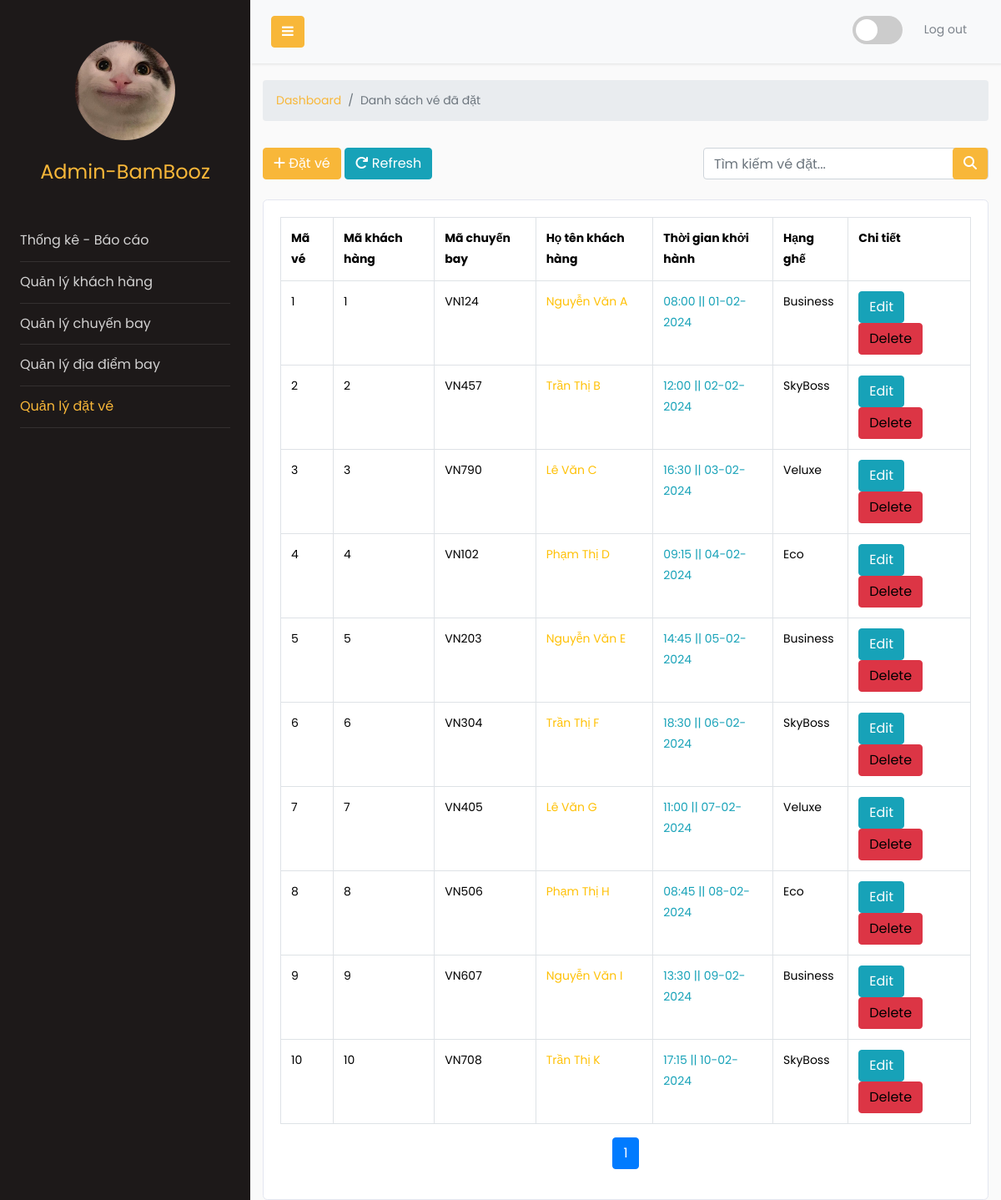
Screenshot of /html/service/search_booking.php with the database file from the repository.
### tables this page shows
CREATE TABLE Booking
(
    id          INTEGER PRIMARY KEY AUTO_INCREMENT,
    customer_id INT,
    flight_id   nvarchar(7),
    bookingDate DATETIME,
    seatNumber  VARCHAR(10),
    roundTrip   BOOLEAN,
    seatClassId INT,
    FOREIGN KEY (seatClassId) REFERENCES seatClass (id),
    FOREIGN KEY (customer_id) REFERENCES Customer (id),
    FOREIGN KEY (flight_id) REFERENCES Flight (id)
);

CREATE TABLE Customer
(
    id          INTEGER PRIMARY KEY AUTO_INCREMENT,
    fullName    VARCHAR(255),
    address     VARCHAR(255),
    phone       VARCHAR(20),
    CMND        VARCHAR(200),
    visaCreated BOOLEAN,
    username    VARCHAR(255) UNIQUE,
    password    VARCHAR(255),
    birth_date  DATE,
    email       VARCHAR(255)
);

CREATE TABLE Flight
(
    id                 nvarchar(7) PRIMARY KEY,
    arrivalAddressID   INT,
    departureAddressID INT,
    flightTime         VARCHAR(255),
    departureTime      DATETIME,
    arrivalTime        DATETIME,
    availableSeats     INT,
    totalSeats         INT,
    FOREIGN KEY (arrivalAddressID) REFERENCES Address (id),
    FOREIGN KEY (departureAddressID) REFERENCES Address (id)
);

CREATE TABLE seatClass
(
    id            INTEGER PRIMARY KEY AUTO_INCREMENT,
    seat_clazz    VARCHAR(200),
    amount        FLOAT,
    seat_class_id INT,
    FOREIGN KEY (seat_class_id) REFERENCES seatClass (id)
);

### html/service/search_booking.php (called while the page is built, shortened)
<?php
include_once("../../model/entity/Booking.php");
$database = new Database();
$db = $database->Connect();
$booking = new Booking($db);
$search_name = isset($_GET['search_name']) ? $_GET['search_name'] : '';
$stmt = $booking->searchByName($search_name);
$total_rows = $booking->countAll_BySearchName($search_name);
include_once "../admin/read_booking.php";
?>

### model/entity/Booking.php (called while the page is built, shortened)
<?php
class Booking
{
    public function searchByName($search_name) {
        $conn = Database::Connect();
        $query = "SELECT Booking.id AS bookingId,
                    Booking.flight_id AS flightId,
                    Booking.customer_id AS customerId,
                    Flight.departureTime AS flightDepartureTime,
                    Customer.fullName AS customerFullName,
                    SeatClass.seat_clazz AS seatClass
                FROM
                    Booking
                INNER JOIN
                    Flight ON Booking.flight_id = Flight.id
                INNER JOIN
                    Customer ON Booking.customer_id = Customer.id
                INNER JOIN
                    SeatClass ON Booking.seatClassId = SeatClass.id
                WHERE
                    Customer.fullName LIKE :search_name
                ORDER BY
                    Booking.id ASC";
        $stmt = $conn->prepare($query);
        $search_name = "%$search_name%";
        $stmt->bindParam(':search_name', $search_name, PDO::PARAM_STR);
        $stmt->execute();
        return $stmt;
    }
    public function countAll_BySearchName($search_name) {
        $conn = Database::Connect();
        $query = "SELECT
                    COUNT(*) as total_rows
                FROM
                    Booking
                INNER JOIN
                    Customer ON Booking.customer_id = Customer.id
                WHERE
                    Customer.fullName LIKE :search_name";
        $stmt = $conn->prepare($query);
        $search_name = "%$search_name%";
        $stmt->bindParam(':search_name', $search_name, PDO::PARAM_STR);
        $stmt->execute();
        $row = $stmt->fetch(PDO::FETCH_ASSOC);
        return $row['total_rows'];
    }
}
?>

### html/admin/read_booking.php (the view, shortened to what this page needs)
<!DOCTYPE html>
<html lang="en"  xmlns:th="https://www.thymeleaf.org">
<head>
    <link href="../../assets/vendor/bootstrap/css/bootstrap.min.css" rel="stylesheet">
    <link href="../../assets/vendor/bootstrap-icons/bootstrap-icons.css" rel="stylesheet">
    <link href="../../assets/vendor/boxicons/css/boxicons.min.css" rel="stylesheet">
    <link href="../../assets/vendor/glightbox/css/glightbox.min.css" rel="stylesheet">
    <link href="../../assets/vendor/remixicon/remixicon.css" rel="stylesheet">
    <link href="../../assets/vendor/swiper/swiper-bundle.min.css" rel="stylesheet">
    <link rel="stylesheet" href="https://cdnjs.cloudflare.com/ajax/libs/font-awesome/6.4.2/css/all.min.css" />
        <link rel="stylesheet" href="https://stackpath.bootstrapcdn.com/font-awesome/4.7.0/css/font-awesome.min.css">
        <link href="../../assets/css/adminStyle.css" rel="stylesheet">
        <link rel="stylesheet" href="https://cdnjs.cloudflare.com/ajax/libs/toastr.js/latest/css/toastr.min.css">
</head>
<body>
    <div id="container">
        <div class="wrapper d-flex align-items-stretch">
        <nav id="sidebar">
            <div class="p-4 pt-5">
            <a href="#" class="img logo rounded-circle" style="background-image: url(../../assets//img/beluga.jpg);"></a>
            <h4 class="logo-name"><a href="#">Admin-BamBooz</a></h4>
                <ul class="list-unstyled components mb-5">
                    <li>
                        <a href="./index.php">Thống kê - Báo cáo</a>
                    </li>
                    <li >
                        <a href="./customer.php">Quản lý khách hàng</a>
                    </li>
                    <li >
                        <a href="./flight.php">Quản lý chuyến bay</a>
                    </li>
                    <li>
                        <a href="./address.php">Quản lý địa điểm bay</a>
                    </li>
                    <li class="active">
                        <a href="./booking.php">Quản lý đặt vé</a>
                    </li>
                </ul>
            </div>
        </nav>
            <div id="content">
                <nav class="content-navbar navbar navbar-expand-lg navbar-light bg-light">
                    <div class="container-fluid">
                        <button type="button" id="sidebarCollapse" class="btn btn-primary">
                        <i class="fa fa-bars"></i>
                        </button>
                        <div class="" id="navbarSupportedContent">
                        <ul class="nav ml-auto">
                            <li class="nav-item" style="margin-top: 4px; margin-right: 10px;">
                                <label class="switch">
                                    <span class="slider round"></span>
                                </label>
                            </li>
                            <li class="nav-item">
                                <a class="nav-link" href="../user/index.php">Log out</a>
                            </li>
                        </ul>
                        </div>
                    </div>
                </nav>
                <div class="content-header">
                    <div class="container-fluid">
                        <div class="row mb-2">
                            <div class="col-sm-12">
                                <ol class="breadcrumb">
                                    <li class="breadcrumb-item">
                                        <a href="./index.php">Dashboard</a>
                                    </li>
                                    <li class="breadcrumb-item active">
                                        Danh sách vé đã đặt
                                    </li>
                                </ol>
                            </div>
                        </div>
                    </div>
                    <section class="content">
                        <div class="container-fluid">
                            <div class="row py-2">
                                <div class="col-12 d-flex justify-content-between">
                                    <div>
                                        <a href="./booking-create.php" type="button" class="btn btn-primary">
                                            <i class="fas fa-plus"></i> Đặt vé
                                        </a>
                                        <a href="./booking.php" type="button" class="btn btn-info">
                                            <i class="fas fa-redo"></i> Refresh
                                        </a>
                                    </div>
                                    <div class="d-flex mb-3">
                                    <?php
                                        echo "<form role='search' action='../service/search_booking.php'>";
                                        $search_value = isset($search_term) ? "value='{$search_term}'" : "";
                                        echo "<input type='text' class='form-control' placeholder='Tìm kiếm vé đặt...' style='position: relative;' name='search_id' id='srch-term' required {$search_value} > ";
                                        echo "<div class='input-group-append mr-3' style='position: absolute; right: 0;top: 0;'><button type='submit' class='btn btn-primary'><i class='fas fa-search'></i></button></div>";
                                        echo "</form>";
                                        ?>
                                </div>
                                </div>
                            </div>
                            <div class="row">
                                <div class="col-12">
                                    <div class="card">
                                        <div class="card-body">
                                        <?php
                                            if($total_rows>0){
                                                echo "<table class='table table-hover table-bordered'>";
                                                    echo "<tr>";
                                                        echo "<th>Mã vé</th>";
                                                        echo "<th>Mã khách hàng</th>";
                                                        echo "<th>Mã chuyến bay</th>";
                                                        echo "<th>Họ tên khách hàng</th>";
                                                        echo "<th>Thời gian khởi hành</th>";
                                                        echo "<th>Hạng ghế</th>";
                                                        echo "<th>Chi tiết</th>";
                                                    echo "</tr>";
                                                    while ($row = $stmt->fetch(PDO::FETCH_ASSOC)){
                                                        $booking_id = $row['bookingId'];
                                                        $customer_id = $row['customerId'];
                                                        $flight_id = $row['flightId'];
                                                        $customer_fullName = $row['customerFullName'];
                                                        $departureTime = date('H:i || d-m-Y', strtotime($row['flightDepartureTime']));
                                                        $seat_class = $row['seatClass'];
                                                        echo "<tr>";
                                                            echo "<td>{$booking_id}</td>";
                                                            echo "<td>{$customer_id}</td>";
                                                            echo "<td>{$flight_id}</td>";
                                                            echo "<td class='text-warning'>{$customer_fullName}</td>";
                                                            echo "<td class='text-info'>{$departureTime}</td>";
                                                            echo "<td>{$seat_class}</td>";
                                                            echo "<td>";
                                                                echo "
                                                                <a href='booking-detail.php?id={$booking_id}' class='btn btn-info left-margin'>
                                                                <span class='glyphicon glyphicon-edit'></span> Edit
                                                                </a>
                                                                <a delete-id='{$booking_id}' name='delete-object' id='delete-object' class='btn btn-danger delete-object'>
                                                                <span class='glyphicon glyphicon-remove'></span> Delete
                                                                </a>";
                                                            echo "</td>";
                                                        echo "</tr>";
                                                    }
                                                echo "</table>";
                                                include_once 'paging.php';
                                            }
                                            else{
                                                echo "<div class='alert alert-info'>No products found.</div>";
                                            }
                                            ?>
                                        </div>
                                    </div>
                                </div>
                            </div>
                        </div>
                    </section>
                </div>
            </div>
        </div>
    </div>
</body>
</html>

### rows the page displays
booking: id "1", customer "1", flight "VN124", customer.fullName "Nguyễn Văn A", flight.departureTime "08:00 || 01-02-2024", seatClassId.seat_clazz "Business"
booking: id "2", customer "2", flight "VN457", customer.fullName "Trần Thị B", flight.departureTime "12:00 || 02-02-2024", seatClassId.seat_clazz "SkyBoss"
booking: id "3", customer "3", flight "VN790", customer.fullName "Lê Văn C", flight.departureTime "16:30 || 03-02-2024", seatClassId.seat_clazz "Veluxe"
booking: id "4", customer "4", flight "VN102", customer.fullName "Phạm Thị D", flight.departureTime "09:15 || 04-02-2024", seatClassId.seat_clazz "Eco"
booking: id "5", customer "5", flight "VN203", customer.fullName "Nguyễn Văn E", flight.departureTime "14:45 || 05-02-2024", seatClassId.seat_clazz "Business"
booking: id "6", customer "6", flight "VN304", customer.fullName "Trần Thị F", flight.departureTime "18:30 || 06-02-2024", seatClassId.seat_clazz "SkyBoss"
booking: id "7", customer "7", flight "VN405", customer.fullName "Lê Văn G", flight.departureTime "11:00 || 07-02-2024", seatClassId.seat_clazz "Veluxe"
booking: id "8", customer "8", flight "VN506", customer.fullName "Phạm Thị H", flight.departureTime "08:45 || 08-02-2024", seatClassId.seat_clazz "Eco"
booking: id "9", customer "9", flight "VN607", customer.fullName "Nguyễn Văn I", flight.departureTime "13:30 || 09-02-2024", seatClassId.seat_clazz "Business"
booking: id "10", customer "10", flight "VN708", customer.fullName "Trần Thị K", flight.departureTime "17:15 || 10-02-2024", seatClassId.seat_clazz "SkyBoss"
